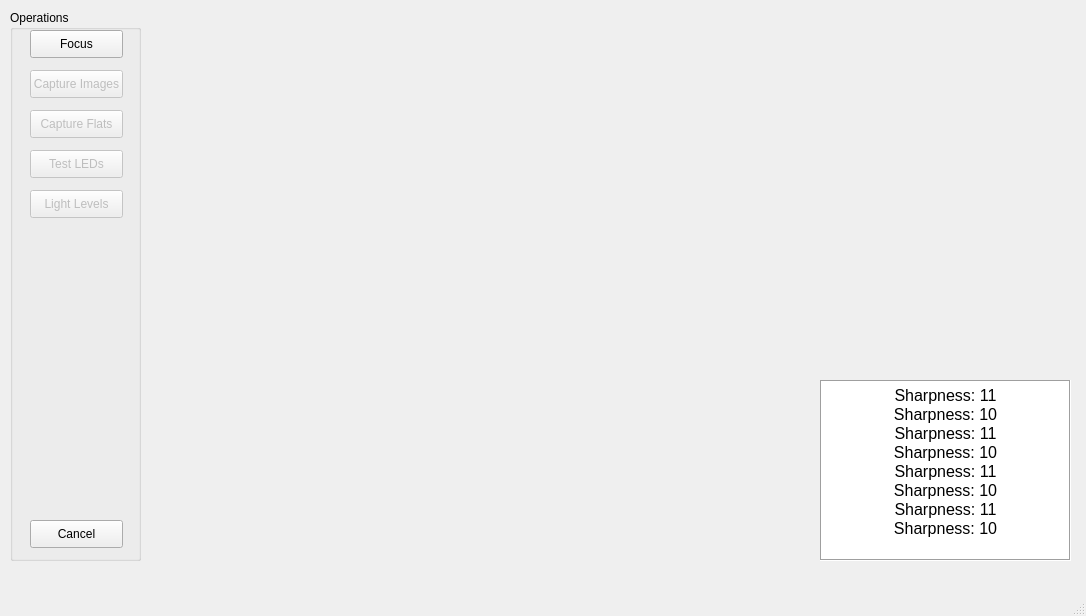
<?xml version="1.0" encoding="UTF-8"?>
<ui version="4.0">
 <class>MainWindow</class>
 <widget class="QMainWindow" name="MainWindow">
  <property name="geometry">
   <rect>
    <x>0</x>
    <y>0</y>
    <width>1086</width>
    <height>616</height>
   </rect>
  </property>
  <property name="windowTitle">
   <string>MISHA Image Capture</string>
  </property>
  <widget class="QWidget" name="centralwidget">
   <widget class="QGroupBox" name="groupBox">
    <property name="geometry">
     <rect>
      <x>10</x>
      <y>10</y>
      <width>131</width>
      <height>551</height>
     </rect>
    </property>
    <property name="title">
     <string>Operations</string>
    </property>
    <widget class="QPushButton" name="pushButton">
     <property name="geometry">
      <rect>
       <x>20</x>
       <y>20</y>
       <width>93</width>
       <height>28</height>
      </rect>
     </property>
     <property name="text">
      <string>Focus</string>
     </property>
    </widget>
    <widget class="QPushButton" name="pushButton_2">
     <property name="enabled">
      <bool>false</bool>
     </property>
     <property name="geometry">
      <rect>
       <x>20</x>
       <y>60</y>
       <width>93</width>
       <height>28</height>
      </rect>
     </property>
     <property name="text">
      <string>Capture Images</string>
     </property>
    </widget>
    <widget class="QPushButton" name="pushButton_3">
     <property name="enabled">
      <bool>false</bool>
     </property>
     <property name="geometry">
      <rect>
       <x>20</x>
       <y>100</y>
       <width>93</width>
       <height>28</height>
      </rect>
     </property>
     <property name="text">
      <string>Capture Flats</string>
     </property>
    </widget>
    <widget class="QPushButton" name="pushButton_4">
     <property name="enabled">
      <bool>false</bool>
     </property>
     <property name="geometry">
      <rect>
       <x>20</x>
       <y>140</y>
       <width>93</width>
       <height>28</height>
      </rect>
     </property>
     <property name="text">
      <string>Test LEDs</string>
     </property>
    </widget>
    <widget class="QPushButton" name="pushButton_5">
     <property name="enabled">
      <bool>false</bool>
     </property>
     <property name="geometry">
      <rect>
       <x>20</x>
       <y>180</y>
       <width>93</width>
       <height>28</height>
      </rect>
     </property>
     <property name="text">
      <string>Light Levels</string>
     </property>
    </widget>
    <widget class="QPushButton" name="pushButton_6">
     <property name="geometry">
      <rect>
       <x>20</x>
       <y>510</y>
       <width>93</width>
       <height>28</height>
      </rect>
     </property>
     <property name="text">
      <string>Cancel</string>
     </property>
    </widget>
   </widget>
   <widget class="QLabel" name="label">
    <property name="geometry">
     <rect>
      <x>150</x>
      <y>20</y>
      <width>661</width>
      <height>541</height>
     </rect>
    </property>
    <property name="text">
     <string>&lt;html&gt;&lt;head/&gt;&lt;body&gt;&lt;p&gt;&lt;img src=&quot;:/images/Screenshot 2022-10-02 141047.png&quot;/&gt;&lt;/p&gt;&lt;/body&gt;&lt;/html&gt;</string>
    </property>
   </widget>
   <widget class="QLabel" name="label_2">
    <property name="geometry">
     <rect>
      <x>820</x>
      <y>10</y>
      <width>251</width>
      <height>181</height>
     </rect>
    </property>
    <property name="autoFillBackground">
     <bool>false</bool>
    </property>
    <property name="text">
     <string>&lt;html&gt;&lt;head/&gt;&lt;body&gt;&lt;p&gt;&lt;img src=&quot;:/images/Screenshot 2022-10-02 141600.png&quot;/&gt;&lt;img src=&quot;:/images/Screenshot 2022-10-02 141600.png&quot;/&gt;&lt;/p&gt;&lt;/body&gt;&lt;/html&gt;</string>
    </property>
   </widget>
   <widget class="QLabel" name="label_3">
    <property name="geometry">
     <rect>
      <x>820</x>
      <y>190</y>
      <width>251</width>
      <height>181</height>
     </rect>
    </property>
    <property name="autoFillBackground">
     <bool>false</bool>
    </property>
    <property name="text">
     <string/>
    </property>
    <property name="pixmap">
     <pixmap>Screenshot 2022-210-02 141600.png</pixmap>
    </property>
    <property name="scaledContents">
     <bool>true</bool>
    </property>
   </widget>
   <widget class="QTextEdit" name="textEdit">
    <property name="geometry">
     <rect>
      <x>820</x>
      <y>380</y>
      <width>251</width>
      <height>181</height>
     </rect>
    </property>
    <property name="frameShape">
     <enum>QFrame::Box</enum>
    </property>
    <property name="html">
     <string>&lt;!DOCTYPE HTML PUBLIC &quot;-//W3C//DTD HTML 4.0//EN&quot; &quot;http://www.w3.org/TR/REC-html40/strict.dtd&quot;&gt;
&lt;html&gt;&lt;head&gt;&lt;meta name=&quot;qrichtext&quot; content=&quot;1&quot; /&gt;&lt;style type=&quot;text/css&quot;&gt;
p, li { white-space: pre-wrap; }
&lt;/style&gt;&lt;/head&gt;&lt;body style=&quot; font-family:'MS Shell Dlg 2'; font-size:6.6pt; font-weight:400; font-style:normal;&quot;&gt;
&lt;p align=&quot;center&quot; style=&quot; margin-top:0px; margin-bottom:0px; margin-left:0px; margin-right:0px; -qt-block-indent:0; text-indent:0px;&quot;&gt;&lt;span style=&quot; font-size:12pt;&quot;&gt;Sharpness: 11&lt;/span&gt;&lt;/p&gt;
&lt;p align=&quot;center&quot; dir='rtl' style=&quot; margin-top:0px; margin-bottom:0px; margin-left:0px; margin-right:0px; -qt-block-indent:0; text-indent:0px;&quot;&gt;&lt;span style=&quot; font-size:12pt;&quot;&gt;Sharpness: 10&lt;/span&gt;&lt;/p&gt;
&lt;p align=&quot;center&quot; dir='rtl' style=&quot; margin-top:0px; margin-bottom:0px; margin-left:0px; margin-right:0px; -qt-block-indent:0; text-indent:0px;&quot;&gt;&lt;span style=&quot; font-size:12pt;&quot;&gt;Sharpness: 11&lt;/span&gt;&lt;/p&gt;
&lt;p align=&quot;center&quot; dir='rtl' style=&quot; margin-top:0px; margin-bottom:0px; margin-left:0px; margin-right:0px; -qt-block-indent:0; text-indent:0px;&quot;&gt;&lt;span style=&quot; font-size:12pt;&quot;&gt;Sharpness: 10&lt;/span&gt;&lt;/p&gt;
&lt;p align=&quot;center&quot; dir='rtl' style=&quot; margin-top:0px; margin-bottom:0px; margin-left:0px; margin-right:0px; -qt-block-indent:0; text-indent:0px;&quot;&gt;&lt;span style=&quot; font-size:12pt;&quot;&gt;Sharpness: 11&lt;/span&gt;&lt;/p&gt;
&lt;p align=&quot;center&quot; dir='rtl' style=&quot; margin-top:0px; margin-bottom:0px; margin-left:0px; margin-right:0px; -qt-block-indent:0; text-indent:0px;&quot;&gt;&lt;span style=&quot; font-size:12pt;&quot;&gt;Sharpness: 10&lt;/span&gt;&lt;/p&gt;
&lt;p align=&quot;center&quot; dir='rtl' style=&quot; margin-top:0px; margin-bottom:0px; margin-left:0px; margin-right:0px; -qt-block-indent:0; text-indent:0px;&quot;&gt;&lt;span style=&quot; font-size:12pt;&quot;&gt;Sharpness: 11&lt;/span&gt;&lt;/p&gt;
&lt;p align=&quot;center&quot; dir='rtl' style=&quot; margin-top:0px; margin-bottom:0px; margin-left:0px; margin-right:0px; -qt-block-indent:0; text-indent:0px;&quot;&gt;&lt;span style=&quot; font-size:12pt;&quot;&gt;Sharpness: 10&lt;/span&gt;&lt;/p&gt;&lt;/body&gt;&lt;/html&gt;</string>
    </property>
   </widget>
  </widget>
  <widget class="QMenuBar" name="menubar">
   <property name="geometry">
    <rect>
     <x>0</x>
     <y>0</y>
     <width>1086</width>
     <height>26</height>
    </rect>
   </property>
  </widget>
  <widget class="QStatusBar" name="statusbar"/>
 </widget>
 <resources>
  <include location="resources.qrc"/>
 </resources>
 <connections/>
</ui>
